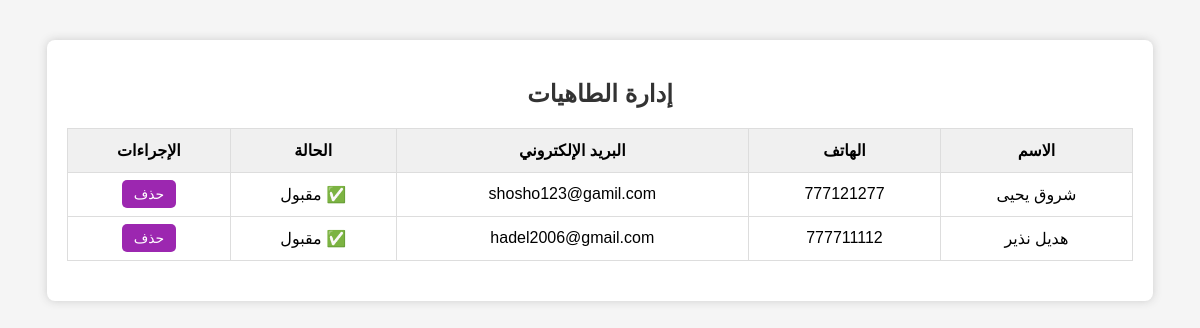
The app's page /admin/chefs with its own data.
### app/models/user_model.py (models this page shows, shortened)
class User(db.Model):
    __tablename__ = "users"
    id = db.Column(db.Integer, primary_key=True, autoincrement=True)
    name = db.Column(db.String(100), nullable=False)
    email = db.Column(db.String(120), unique=True, nullable=True)
    phone = db.Column(db.String(20), unique=True, nullable=False)
    password_hash = db.Column(db.String(200), nullable=False)
    role = db.Column(db.String(20), nullable=False, default="customer")
    status = db.Column(db.String(20), default="pending")
    created_at = db.Column(db.DateTime, default=datetime.utcnow)
    kitchen = db.relationship("Kitchen", backref="user", uselist=False)
    orders = db.relationship(
        "Order",
        back_populates="user",
        foreign_keys="Order.user_id",
        cascade="all, delete-orphan"
    )
    customer_orders = db.relationship(
        "Order",
        back_populates="customer",
        foreign_keys="Order.customer_id"
    )

### app/routes/admin_routes.py (the view)
@admin.route("/admin/chefs")
def admin_chefs():
    chefs = User.query.filter_by(role="chef").all()
    return render_template("admin/chefs.html", chefs=chefs)

### app/templates/admin/chefs.html (shortened to what this page needs)
<!DOCTYPE html>
<html lang="ar">
<head>
</head>
<body>
    <div class="container">
        <h2>إدارة الطاهيات</h2>
        <table>
            <tr>
                <th>الاسم</th>
                <th>الهاتف</th>
                <th>البريد الإلكتروني</th>
                <th>الحالة</th>
                <th>الإجراءات</th>
            </tr>
            {% for chef in chefs %}
            <tr>
                <td>{{ chef.name }}</td>
                <td>{{ chef.phone }}</td>
                <td>{{ chef.email or "—" }}</td>
                <td>
                    {% if chef.status == "pending" %}
                        ⏳ بانتظار الموافقة
                    {% elif chef.status == "approved" %}
                        ✅ مقبول
                    {% elif chef.status == "rejected" %}
                        ❌ مرفوض
                    {% endif %}
                </td>
                <td>
                    <a href="{{ url_for('admin.delete_chef', chef_id=chef.id) }}" class="btn btn-delete">حذف</a>
                </td>
            </tr>
            {% endfor %}
        </table>
    </div>
</body>
</html>

### app/templates/admin/chefs.html (style rules this page uses)
body { font-family: "Tahoma", sans-serif; background: #f5f5f5; direction: rtl; text-align: center; }
.container { width: 90%; margin: 40px auto; padding: 20px; background: #fff; border-radius: 8px; box-shadow: 0 0 10px #ccc; }
h2 { margin-bottom: 20px; color: #333; }
table { width: 100%; border-collapse: collapse; margin: 20px 0; }
table, th, td { border: 1px solid #ddd; }
th, td { padding: 12px; text-align: center; }
th { background: #f0f0f0; }
a.btn { padding: 6px 12px; border-radius: 5px; text-decoration: none; font-size: 14px; margin: 2px; }
.btn-delete { background: #9c27b0; color: white; }

### records on screen
User: name "شروق يحيى", phone "777121277", email "shosho123@gamil.com", status "✅ مقبول"
User: name "هديل نذير", phone "777711112", email "hadel2006@gmail.com", status "✅ مقبول"
